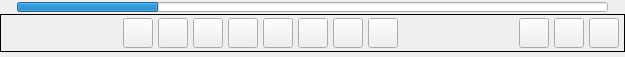
<?xml version="1.0" encoding="UTF-8"?>
<ui version="4.0">
 <class>BottomBarWidgetClass</class>
 <widget class="QWidget" name="BottomBarWidgetClass">
  <property name="geometry">
   <rect>
    <x>0</x>
    <y>0</y>
    <width>625</width>
    <height>57</height>
   </rect>
  </property>
  <property name="sizePolicy">
   <sizepolicy hsizetype="Expanding" vsizetype="Minimum">
    <horstretch>0</horstretch>
    <verstretch>0</verstretch>
   </sizepolicy>
  </property>
  <property name="minimumSize">
   <size>
    <width>0</width>
    <height>0</height>
   </size>
  </property>
  <property name="maximumSize">
   <size>
    <width>16777215</width>
    <height>16777215</height>
   </size>
  </property>
  <property name="windowTitle">
   <string notr="true">Form</string>
  </property>
  <property name="windowOpacity">
   <double>9.000000000000000</double>
  </property>
  <property name="styleSheet">
   <string notr="true"/>
  </property>
  <layout class="QVBoxLayout" name="verticalLayout">
   <property name="spacing">
    <number>0</number>
   </property>
   <property name="leftMargin">
    <number>0</number>
   </property>
   <property name="topMargin">
    <number>0</number>
   </property>
   <property name="rightMargin">
    <number>0</number>
   </property>
   <property name="bottomMargin">
    <number>5</number>
   </property>
   <item>
    <widget class="QFrame" name="m_PlayProgressFrame">
     <property name="sizePolicy">
      <sizepolicy hsizetype="Expanding" vsizetype="Preferred">
       <horstretch>0</horstretch>
       <verstretch>0</verstretch>
      </sizepolicy>
     </property>
     <property name="maximumSize">
      <size>
       <width>16777215</width>
       <height>20</height>
      </size>
     </property>
     <property name="lineWidth">
      <number>0</number>
     </property>
     <layout class="QHBoxLayout" name="horizontalLayout">
      <property name="spacing">
       <number>5</number>
      </property>
      <property name="leftMargin">
       <number>5</number>
      </property>
      <property name="topMargin">
       <number>0</number>
      </property>
      <property name="rightMargin">
       <number>5</number>
      </property>
      <property name="bottomMargin">
       <number>0</number>
      </property>
      <item>
       <widget class="QLabel" name="m_PlayCurentTime">
        <property name="sizePolicy">
         <sizepolicy hsizetype="Preferred" vsizetype="Maximum">
          <horstretch>0</horstretch>
          <verstretch>0</verstretch>
         </sizepolicy>
        </property>
        <property name="maximumSize">
         <size>
          <width>16777215</width>
          <height>20</height>
         </size>
        </property>
        <property name="text">
         <string notr="true"/>
        </property>
       </widget>
      </item>
      <item>
       <widget class="QProgressBar" name="m_PlayProgressBar">
        <property name="maximumSize">
         <size>
          <width>16777215</width>
          <height>10</height>
         </size>
        </property>
        <property name="value">
         <number>24</number>
        </property>
        <property name="textVisible">
         <bool>false</bool>
        </property>
       </widget>
      </item>
      <item>
       <widget class="QLabel" name="m_PlayTotalTime">
        <property name="sizePolicy">
         <sizepolicy hsizetype="Preferred" vsizetype="Maximum">
          <horstretch>0</horstretch>
          <verstretch>0</verstretch>
         </sizepolicy>
        </property>
        <property name="maximumSize">
         <size>
          <width>16777215</width>
          <height>20</height>
         </size>
        </property>
        <property name="text">
         <string notr="true"/>
        </property>
       </widget>
      </item>
     </layout>
    </widget>
   </item>
   <item>
    <widget class="QFrame" name="BottomBarFrame">
     <property name="sizePolicy">
      <sizepolicy hsizetype="Expanding" vsizetype="Minimum">
       <horstretch>0</horstretch>
       <verstretch>34</verstretch>
      </sizepolicy>
     </property>
     <property name="minimumSize">
      <size>
       <width>0</width>
       <height>0</height>
      </size>
     </property>
     <property name="maximumSize">
      <size>
       <width>16777215</width>
       <height>16777215</height>
      </size>
     </property>
     <property name="frameShape">
      <enum>QFrame::Box</enum>
     </property>
     <layout class="QHBoxLayout" name="horizontalLayout_2">
      <property name="spacing">
       <number>5</number>
      </property>
      <property name="leftMargin">
       <number>5</number>
      </property>
      <property name="topMargin">
       <number>0</number>
      </property>
      <property name="rightMargin">
       <number>5</number>
      </property>
      <property name="bottomMargin">
       <number>0</number>
      </property>
      <item>
       <spacer name="horizontalSpacer">
        <property name="orientation">
         <enum>Qt::Horizontal</enum>
        </property>
        <property name="sizeHint" stdset="0">
         <size>
          <width>106</width>
          <height>15</height>
         </size>
        </property>
       </spacer>
      </item>
      <item>
       <widget class="VxPushButton" name="m_ArrowLeftButton">
        <property name="sizePolicy">
         <sizepolicy hsizetype="Fixed" vsizetype="Fixed">
          <horstretch>0</horstretch>
          <verstretch>0</verstretch>
         </sizepolicy>
        </property>
        <property name="minimumSize">
         <size>
          <width>30</width>
          <height>30</height>
         </size>
        </property>
        <property name="maximumSize">
         <size>
          <width>30</width>
          <height>30</height>
         </size>
        </property>
        <property name="font">
         <font>
          <pointsize>10</pointsize>
          <weight>75</weight>
          <bold>true</bold>
         </font>
        </property>
        <property name="text">
         <string/>
        </property>
       </widget>
      </item>
      <item>
       <widget class="VxPushButton" name="m_30SecBackButton">
        <property name="sizePolicy">
         <sizepolicy hsizetype="Fixed" vsizetype="Fixed">
          <horstretch>0</horstretch>
          <verstretch>0</verstretch>
         </sizepolicy>
        </property>
        <property name="minimumSize">
         <size>
          <width>30</width>
          <height>30</height>
         </size>
        </property>
        <property name="maximumSize">
         <size>
          <width>30</width>
          <height>30</height>
         </size>
        </property>
        <property name="font">
         <font>
          <pointsize>10</pointsize>
          <weight>75</weight>
          <bold>true</bold>
         </font>
        </property>
        <property name="text">
         <string/>
        </property>
       </widget>
      </item>
      <item>
       <widget class="VxPushButton" name="m_MediaPlayButton">
        <property name="minimumSize">
         <size>
          <width>30</width>
          <height>30</height>
         </size>
        </property>
        <property name="maximumSize">
         <size>
          <width>30</width>
          <height>30</height>
         </size>
        </property>
        <property name="text">
         <string/>
        </property>
        <property name="iconSize">
         <size>
          <width>30</width>
          <height>30</height>
         </size>
        </property>
       </widget>
      </item>
      <item>
       <widget class="VxPushButton" name="m_MediaTrashButton">
        <property name="sizePolicy">
         <sizepolicy hsizetype="Fixed" vsizetype="Fixed">
          <horstretch>0</horstretch>
          <verstretch>0</verstretch>
         </sizepolicy>
        </property>
        <property name="minimumSize">
         <size>
          <width>30</width>
          <height>30</height>
         </size>
        </property>
        <property name="maximumSize">
         <size>
          <width>30</width>
          <height>30</height>
         </size>
        </property>
        <property name="text">
         <string/>
        </property>
        <property name="iconSize">
         <size>
          <width>30</width>
          <height>30</height>
         </size>
        </property>
       </widget>
      </item>
      <item>
       <widget class="VxPushButton" name="m_MediaFileShareButton">
        <property name="sizePolicy">
         <sizepolicy hsizetype="Fixed" vsizetype="Fixed">
          <horstretch>0</horstretch>
          <verstretch>0</verstretch>
         </sizepolicy>
        </property>
        <property name="minimumSize">
         <size>
          <width>30</width>
          <height>30</height>
         </size>
        </property>
        <property name="maximumSize">
         <size>
          <width>30</width>
          <height>30</height>
         </size>
        </property>
        <property name="text">
         <string/>
        </property>
        <property name="iconSize">
         <size>
          <width>30</width>
          <height>30</height>
         </size>
        </property>
       </widget>
      </item>
      <item>
       <widget class="VxPushButton" name="m_MediaLibraryButton">
        <property name="sizePolicy">
         <sizepolicy hsizetype="Fixed" vsizetype="Fixed">
          <horstretch>0</horstretch>
          <verstretch>0</verstretch>
         </sizepolicy>
        </property>
        <property name="minimumSize">
         <size>
          <width>30</width>
          <height>30</height>
         </size>
        </property>
        <property name="maximumSize">
         <size>
          <width>30</width>
          <height>30</height>
         </size>
        </property>
        <property name="text">
         <string/>
        </property>
        <property name="iconSize">
         <size>
          <width>30</width>
          <height>30</height>
         </size>
        </property>
       </widget>
      </item>
      <item>
       <widget class="VxPushButton" name="m_30SecForwardButton">
        <property name="sizePolicy">
         <sizepolicy hsizetype="Fixed" vsizetype="Fixed">
          <horstretch>0</horstretch>
          <verstretch>0</verstretch>
         </sizepolicy>
        </property>
        <property name="minimumSize">
         <size>
          <width>30</width>
          <height>30</height>
         </size>
        </property>
        <property name="maximumSize">
         <size>
          <width>30</width>
          <height>30</height>
         </size>
        </property>
        <property name="text">
         <string/>
        </property>
        <property name="iconSize">
         <size>
          <width>30</width>
          <height>30</height>
         </size>
        </property>
       </widget>
      </item>
      <item>
       <widget class="VxPushButton" name="m_ArrowRightButton">
        <property name="sizePolicy">
         <sizepolicy hsizetype="Fixed" vsizetype="Fixed">
          <horstretch>0</horstretch>
          <verstretch>0</verstretch>
         </sizepolicy>
        </property>
        <property name="minimumSize">
         <size>
          <width>30</width>
          <height>30</height>
         </size>
        </property>
        <property name="maximumSize">
         <size>
          <width>30</width>
          <height>30</height>
         </size>
        </property>
        <property name="text">
         <string/>
        </property>
        <property name="iconSize">
         <size>
          <width>30</width>
          <height>30</height>
         </size>
        </property>
       </widget>
      </item>
      <item>
       <spacer name="horizontalSpacer_2">
        <property name="orientation">
         <enum>Qt::Horizontal</enum>
        </property>
        <property name="sizeHint" stdset="0">
         <size>
          <width>39</width>
          <height>20</height>
         </size>
        </property>
       </spacer>
      </item>
      <item>
       <widget class="VxPushButton" name="m_MediaRepeatButton">
        <property name="sizePolicy">
         <sizepolicy hsizetype="Fixed" vsizetype="Fixed">
          <horstretch>0</horstretch>
          <verstretch>0</verstretch>
         </sizepolicy>
        </property>
        <property name="minimumSize">
         <size>
          <width>30</width>
          <height>30</height>
         </size>
        </property>
        <property name="maximumSize">
         <size>
          <width>30</width>
          <height>30</height>
         </size>
        </property>
        <property name="text">
         <string/>
        </property>
        <property name="iconSize">
         <size>
          <width>30</width>
          <height>30</height>
         </size>
        </property>
       </widget>
      </item>
      <item>
       <widget class="VxMenuButtonBottom" name="m_MenuBottomButton">
        <property name="sizePolicy">
         <sizepolicy hsizetype="Fixed" vsizetype="Fixed">
          <horstretch>0</horstretch>
          <verstretch>0</verstretch>
         </sizepolicy>
        </property>
        <property name="minimumSize">
         <size>
          <width>30</width>
          <height>30</height>
         </size>
        </property>
        <property name="maximumSize">
         <size>
          <width>30</width>
          <height>30</height>
         </size>
        </property>
        <property name="font">
         <font>
          <pointsize>10</pointsize>
          <weight>75</weight>
          <bold>true</bold>
         </font>
        </property>
        <property name="text">
         <string/>
        </property>
       </widget>
      </item>
      <item>
       <widget class="VxPushButton" name="m_ExpandButton">
        <property name="sizePolicy">
         <sizepolicy hsizetype="Fixed" vsizetype="Fixed">
          <horstretch>0</horstretch>
          <verstretch>0</verstretch>
         </sizepolicy>
        </property>
        <property name="minimumSize">
         <size>
          <width>30</width>
          <height>30</height>
         </size>
        </property>
        <property name="maximumSize">
         <size>
          <width>30</width>
          <height>30</height>
         </size>
        </property>
        <property name="font">
         <font>
          <pointsize>10</pointsize>
          <weight>75</weight>
          <bold>true</bold>
         </font>
        </property>
        <property name="text">
         <string/>
        </property>
       </widget>
      </item>
     </layout>
    </widget>
   </item>
  </layout>
 </widget>
 <customwidgets>
  <customwidget>
   <class>VxPushButton</class>
   <extends>QPushButton</extends>
   <header>VxPushButton.h</header>
  </customwidget>
  <customwidget>
   <class>VxMenuButtonBottom</class>
   <extends>QPushButton</extends>
   <header>VxMenuButtonBottom.h</header>
  </customwidget>
 </customwidgets>
 <resources/>
 <connections/>
</ui>
